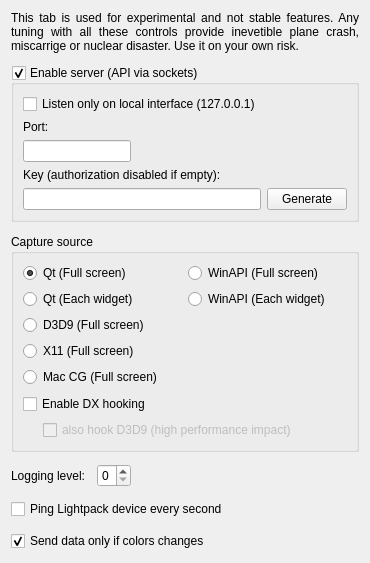
      <widget class="QWidget" name="tabExperimental">
       <property name="sizePolicy">
        <sizepolicy hsizetype="Fixed" vsizetype="Preferred">
         <horstretch>0</horstretch>
         <verstretch>0</verstretch>
        </sizepolicy>
       </property>
       <attribute name="title">
        <string>Experimental</string>
       </attribute>
       <layout class="QVBoxLayout" name="verticalLayout_3" stretch="0,1,0,0,0,0,0">
        <property name="spacing">
         <number>12</number>
        </property>
        <item>
         <widget class="QLabel" name="label_DevTabWarning">
          <property name="text">
           <string>This tab is used for experimental and not stable features. Any tuning with all these controls provide inevetible plane crash, miscarrige or nuclear disaster. Use it on your own risk.</string>
          </property>
          <property name="scaledContents">
           <bool>false</bool>
          </property>
          <property name="alignment">
           <set>Qt::AlignJustify|Qt::AlignVCenter</set>
          </property>
          <property name="wordWrap">
           <bool>true</bool>
          </property>
         </widget>
        </item>
        <item>
         <widget class="QGroupBox" name="groupBox_Api">
          <property name="sizePolicy">
           <sizepolicy hsizetype="Preferred" vsizetype="Fixed">
            <horstretch>0</horstretch>
            <verstretch>0</verstretch>
           </sizepolicy>
          </property>
          <property name="styleSheet">
           <string notr="true"/>
          </property>
          <property name="title">
           <string>Enable server (API via sockets)</string>
          </property>
          <property name="checkable">
           <bool>true</bool>
          </property>
          <property name="checked">
           <bool>true</bool>
          </property>
          <layout class="QGridLayout" name="gridLayout_3">
           <item row="0" column="0">
            <widget class="QCheckBox" name="checkBox_listenOnlyOnLoInterface">
             <property name="text">
              <string>Listen only on local interface (127.0.0.1)</string>
             </property>
            </widget>
           </item>
           <item row="2" column="0">
            <widget class="QLineEdit" name="lineEdit_ApiPort">
             <property name="sizePolicy">
              <sizepolicy hsizetype="Fixed" vsizetype="Fixed">
               <horstretch>0</horstretch>
               <verstretch>0</verstretch>
              </sizepolicy>
             </property>
            </widget>
           </item>
           <item row="1" column="0">
            <widget class="QLabel" name="label_ApiPort">
             <property name="styleSheet">
              <string notr="true">margin-top: .1em</string>
             </property>
             <property name="text">
              <string>Port:</string>
             </property>
             <property name="buddy">
              <cstring>lineEdit_ApiPort</cstring>
             </property>
            </widget>
           </item>
           <item row="5" column="2">
            <widget class="QPushButton" name="pushButton_GenerateNewApiKey">
             <property name="text">
              <string>Generate</string>
             </property>
            </widget>
           </item>
           <item row="5" column="0">
            <widget class="QLineEdit" name="lineEdit_ApiKey">
             <property name="minimumSize">
              <size>
               <width>0</width>
               <height>20</height>
              </size>
             </property>
             <property name="baseSize">
              <size>
               <width>0</width>
               <height>20</height>
              </size>
             </property>
             <property name="toolTip">
              <string>Copy and paste this key into the application using the API, for authorization on the server</string>
             </property>
             <property name="styleSheet">
              <string notr="true"/>
             </property>
             <property name="maxLength">
              <number>40</number>
             </property>
             <property name="readOnly">
              <bool>false</bool>
             </property>
            </widget>
           </item>
           <item row="4" column="0">
            <widget class="QLabel" name="label_ApiKey">
             <property name="styleSheet">
              <string notr="true">margin-top:0</string>
             </property>
             <property name="text">
              <string>Key (authorization disabled if empty):</string>
             </property>
             <property name="buddy">
              <cstring>lineEdit_ApiKey</cstring>
             </property>
            </widget>
           </item>
          </layout>
         </widget>
        </item>
        <item>
         <widget class="QGroupBox" name="groupBox">
          <property name="sizePolicy">
           <sizepolicy hsizetype="MinimumExpanding" vsizetype="MinimumExpanding">
            <horstretch>0</horstretch>
            <verstretch>0</verstretch>
           </sizepolicy>
          </property>
          <property name="title">
           <string>Capture source</string>
          </property>
          <layout class="QVBoxLayout" name="verticalLayout_11">
           <item>
            <layout class="QHBoxLayout" name="horizontalLayout_6">
             <item>
              <layout class="QVBoxLayout" name="verticalLayout_9">
               <item>
                <widget class="QRadioButton" name="radioButton_GrabQt">
                 <property name="text">
                  <string notr="true">Qt (Full screen)</string>
                 </property>
                 <property name="checked">
                  <bool>true</bool>
                 </property>
                </widget>
               </item>
               <item>
                <widget class="QRadioButton" name="radioButton_GrabQt_EachWidget">
                 <property name="text">
                  <string notr="true">Qt (Each widget)</string>
                 </property>
                 <property name="checked">
                  <bool>false</bool>
                 </property>
                </widget>
               </item>
               <item>
                <widget class="QRadioButton" name="radioButton_GrabD3D9">
                 <property name="text">
                  <string notr="true">D3D9 (Full screen)</string>
                 </property>
                </widget>
               </item>
               <item>
                <widget class="QRadioButton" name="radioButton_GrabX11">
                 <property name="text">
                  <string notr="true">X11 (Full screen)</string>
                 </property>
                </widget>
               </item>
               <item>
                <widget class="QRadioButton" name="radioButton_GrabMacCoreGraphics">
                 <property name="text">
                  <string notr="true">Mac CG (Full screen)</string>
                 </property>
                </widget>
               </item>
               <item>
                <spacer name="verticalSpacer_6">
                 <property name="orientation">
                  <enum>Qt::Vertical</enum>
                 </property>
                 <property name="sizeHint" stdset="0">
                  <size>
                   <width>20</width>
                   <height>1</height>
                  </size>
                 </property>
                </spacer>
               </item>
              </layout>
             </item>
             <item>
              <layout class="QVBoxLayout" name="verticalLayout_10">
               <item>
                <widget class="QRadioButton" name="radioButton_GrabWinAPI">
                 <property name="text">
                  <string notr="true">WinAPI (Full screen)</string>
                 </property>
                </widget>
               </item>
               <item>
                <widget class="QRadioButton" name="radioButton_GrabWinAPI_EachWidget">
                 <property name="text">
                  <string notr="true">WinAPI (Each widget)</string>
                 </property>
                </widget>
               </item>
               <item>
                <spacer name="verticalSpacer">
                 <property name="orientation">
                  <enum>Qt::Vertical</enum>
                 </property>
                 <property name="sizeHint" stdset="0">
                  <size>
                   <width>20</width>
                   <height>1</height>
                  </size>
                 </property>
                </spacer>
               </item>
              </layout>
             </item>
            </layout>
           </item>
           <item>
            <widget class="QCheckBox" name="checkBox_EnableDx1011Capture">
             <property name="text">
              <string>Enable DX hooking</string>
             </property>
             <property name="icon">
              <iconset resource="../res/LightpackResources.qrc">
               <normaloff>:/icons/uac-shield.png</normaloff>:/icons/uac-shield.png</iconset>
             </property>
            </widget>
           </item>
           <item>
            <layout class="QHBoxLayout" name="horizontalLayout_9">
             <item>
              <spacer name="horizontalSpacer_4">
               <property name="orientation">
                <enum>Qt::Horizontal</enum>
               </property>
               <property name="sizeType">
                <enum>QSizePolicy::Fixed</enum>
               </property>
               <property name="sizeHint" stdset="0">
                <size>
                 <width>20</width>
                 <height>0</height>
                </size>
               </property>
              </spacer>
             </item>
             <item>
              <widget class="QCheckBox" name="checkBox_EnableDx9Capture">
               <property name="enabled">
                <bool>false</bool>
               </property>
               <property name="text">
                <string>also hook D3D9 (high performance impact)</string>
               </property>
              </widget>
             </item>
            </layout>
           </item>
          </layout>
         </widget>
        </item>
        <item>
         <layout class="QHBoxLayout" name="horizontalLayout_5">
          <item>
           <widget class="QLabel" name="label_LoggingLevel">
            <property name="text">
             <string>Logging level:</string>
            </property>
            <property name="buddy">
             <cstring>spinBox_LoggingLevel</cstring>
            </property>
           </widget>
          </item>
          <item>
           <widget class="QSpinBox" name="spinBox_LoggingLevel">
            <property name="maximum">
             <number>3</number>
            </property>
           </widget>
          </item>
          <item>
           <spacer name="horizontalSpacer_2">
            <property name="orientation">
             <enum>Qt::Horizontal</enum>
            </property>
            <property name="sizeHint" stdset="0">
             <size>
              <width>40</width>
              <height>20</height>
             </size>
            </property>
           </spacer>
          </item>
         </layout>
        </item>
        <item>
         <widget class="QCheckBox" name="checkBox_PingDeviceEverySecond">
          <property name="text">
           <string>Ping Lightpack device every second</string>
          </property>
         </widget>
        </item>
        <item>
         <widget class="QCheckBox" name="checkBox_SendDataOnlyIfColorsChanges">
          <property name="text">
           <string>Send data only if colors changes</string>
          </property>
          <property name="checked">
           <bool>true</bool>
          </property>
         </widget>
        </item>
        <item>
         <spacer name="verticalSpacer_4">
          <property name="orientation">
           <enum>Qt::Vertical</enum>
          </property>
          <property name="sizeType">
           <enum>QSizePolicy::Expanding</enum>
          </property>
          <property name="sizeHint" stdset="0">
           <size>
            <width>20</width>
            <height>1</height>
           </size>
          </property>
         </spacer>
        </item>
       </layout>
      </widget>
